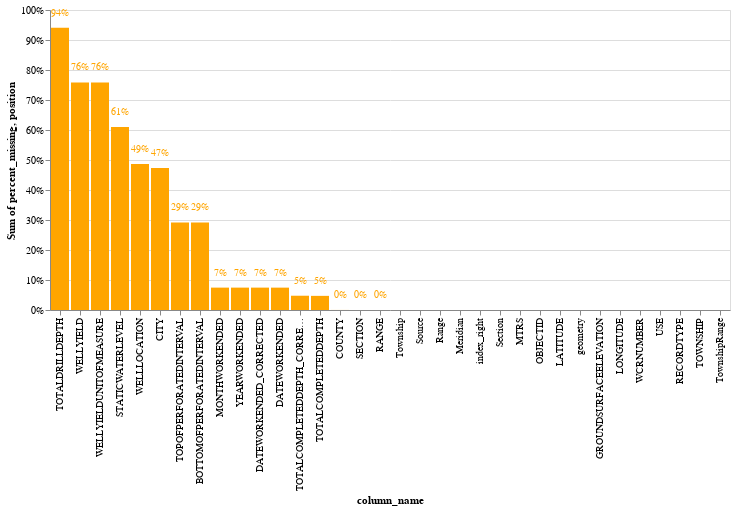

The code cell stored with this chart in its notebook:
### Code cell
wcr_instance.draw_mising_data_chart( wcr_instance.wellcompletion_subset_plss)

### Figure 1 — Vega-Lite specification as saved in the notebook (floating-point values rounded to 4 significant figures)
{"config": {"view": {"continuousWidth": 400, "continuousHeight": 300}}, "layer": [{"mark": "bar", "encoding": {"color": {"value": "orange"}, "tooltip": [{"field": "column_name", "type": "nominal"}, {"field": "percent_missing", "type": "quantitative"}], "x": {"field": "column_name", "sort": ["TOTALDRILLDEPTH", "WELLYIELD", "WELLYIELDUNITOFMEASURE", "STATICWATERLEVEL", "WELLLOCATION", "CITY", "TOPOFPERFORATEDINTERVAL", "BOTTOMOFPERFORATEDINTERVAL", "MONTHWORKENDED", "YEARWORKENDED", "DATEWORKENDED_CORRECTED", "DATEWORKENDED", "TOTALCOMPLETEDDEPTH_CORRECTED", "TOTALCOMPLETEDDEPTH", "COUNTY", "SECTION", "RANGE", "Township", "Source", "Range", "Meridian", "index_right", "Section", "MTRS", "OBJECTID", "LATITUDE", "geometry", "GROUNDSURFACEELEVATION", "LONGITUDE", "WCRNUMBER", "USE", "RECORDTYPE", "TOWNSHIP", "TownshipRange"], "type": "nominal"}, "y": {"aggregate": "sum", "axis": {"format": "%"}, "field": "percent_missing", "stack": "normalize", "type": "quantitative"}}}, {"mark": {"type": "text", "align": "center", "color": "black", "fontSize": 10}, "encoding": {"color": {"value": "orange"}, "text": {"field": "percent_missing", "format": ".0%", "type": "quantitative"}, "tooltip": [{"field": "column_name", "type": "nominal"}, {"field": "percent_missing", "type": "quantitative"}], "x": {"field": "column_name", "sort": ["TOTALDRILLDEPTH", "WELLYIELD", "WELLYIELDUNITOFMEASURE", "STATICWATERLEVEL", "WELLLOCATION", "CITY", "TOPOFPERFORATEDINTERVAL", "BOTTOMOFPERFORATEDINTERVAL", "MONTHWORKENDED", "YEARWORKENDED", "DATEWORKENDED_CORRECTED", "DATEWORKENDED", "TOTALCOMPLETEDDEPTH_CORRECTED", "TOTALCOMPLETEDDEPTH", "COUNTY", "SECTION", "RANGE", "Township", "Source", "Range", "Meridian", "index_right", "Section", "MTRS", "OBJECTID", "LATITUDE", "geometry", "GROUNDSURFACEELEVATION", "LONGITUDE", "WCRNUMBER", "USE", "RECORDTYPE", "TOWNSHIP", "TownshipRange"], "type": "nominal"}, "y": {"field": "position", "type": "quantitative"}}, "transform": [{"calculate": "datum.percent_missing + 0.05 * datum.percent_missing / abs(datum.percent_missing)", "as": "position"}]}], "data": {"name": "data-f551fcceaec6e4619fc475063544bbd1"}, "$schema": "https://vega.github.io/schema/vega-lite/v4.17.0.json", "datasets": {"data-f551fcceaec6e4619fc475063544bbd1": [{"column_name": "TOTALDRILLDEPTH", "percent_missing": 0.9412}, {"column_name": "WELLYIELD", "percent_missing": 0.7584}, {"column_name": "WELLYIELDUNITOFMEASURE", "percent_missing": 0.7584}, {"column_name": "STATICWATERLEVEL", "percent_missing": 0.6103}, {"column_name": "WELLLOCATION", "percent_missing": 0.4866}, {"column_name": "CITY", "percent_missing": 0.4734}, {"column_name": "TOPOFPERFORATEDINTERVAL", "percent_missing": 0.292}, {"column_name": "BOTTOMOFPERFORATEDINTERVAL", "percent_missing": 0.2917}, {"column_name": "MONTHWORKENDED", "percent_missing": 0.0746}, {"column_name": "YEARWORKENDED", "percent_missing": 0.0746}, {"column_name": "DATEWORKENDED_CORRECTED", "percent_missing": 0.0746}, {"column_name": "DATEWORKENDED", "percent_missing": 0.07454}, {"column_name": "TOTALCOMPLETEDDEPTH_CORRECTED", "percent_missing": 0.04758}, {"column_name": "TOTALCOMPLETEDDEPTH", "percent_missing": 0.04713}, {"column_name": "COUNTY", "percent_missing": 0.0001604}, {"column_name": "SECTION", "percent_missing": 6.605e-05}, {"column_name": "RANGE", "percent_missing": 9.435e-06}, {"column_name": "Township", "percent_missing": 0.0}, {"column_name": "Source", "percent_missing": 0.0}, {"column_name": "Range", "percent_missing": 0.0}, {"column_name": "Meridian", "percent_missing": 0.0}, {"column_name": "index_right", "percent_missing": 0.0}, {"column_name": "Section", "percent_missing": 0.0}, {"column_name": "MTRS", "percent_missing": 0.0}, {"column_name": "OBJECTID", "percent_missing": 0.0}, {"column_name": "LATITUDE", "percent_missing": 0.0}, {"column_name": "geometry", "percent_missing": 0.0}, {"column_name": "GROUNDSURFACEELEVATION", "percent_missing": 0.0}, {"column_name": "LONGITUDE", "percent_missing": 0.0}, {"column_name": "WCRNUMBER", "percent_missing": 0.0}, {"column_name": "USE", "percent_missing": 0.0}, {"column_name": "RECORDTYPE", "percent_missing": 0.0}, {"column_name": "TOWNSHIP", "percent_missing": 0.0}, {"column_name": "TownshipRange", "percent_missing": 0.0}]}}
